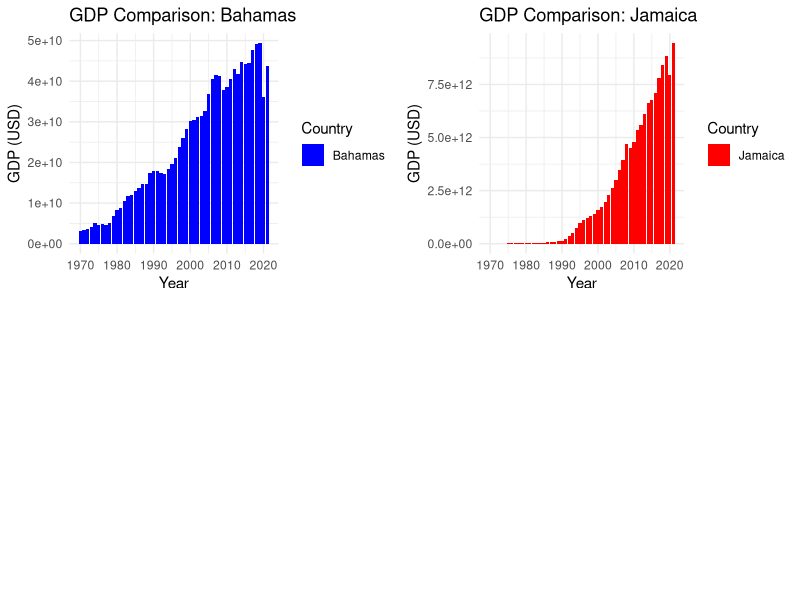
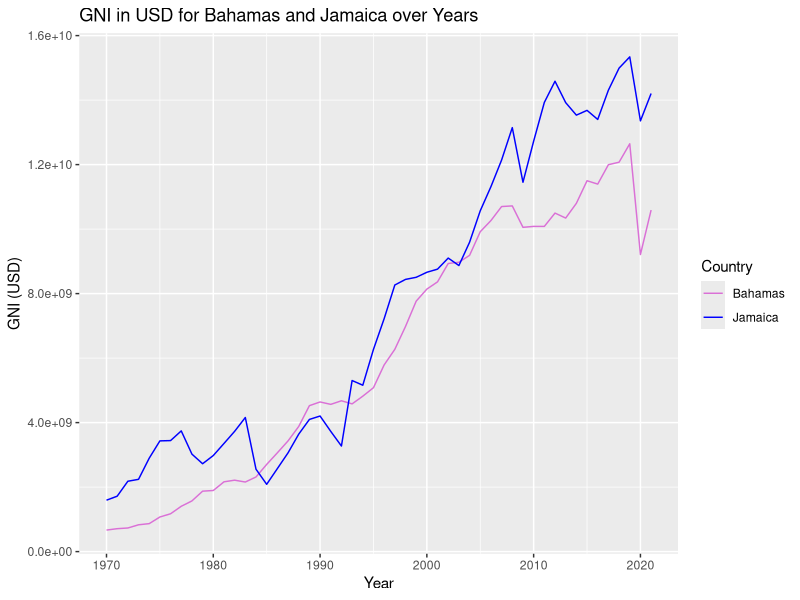
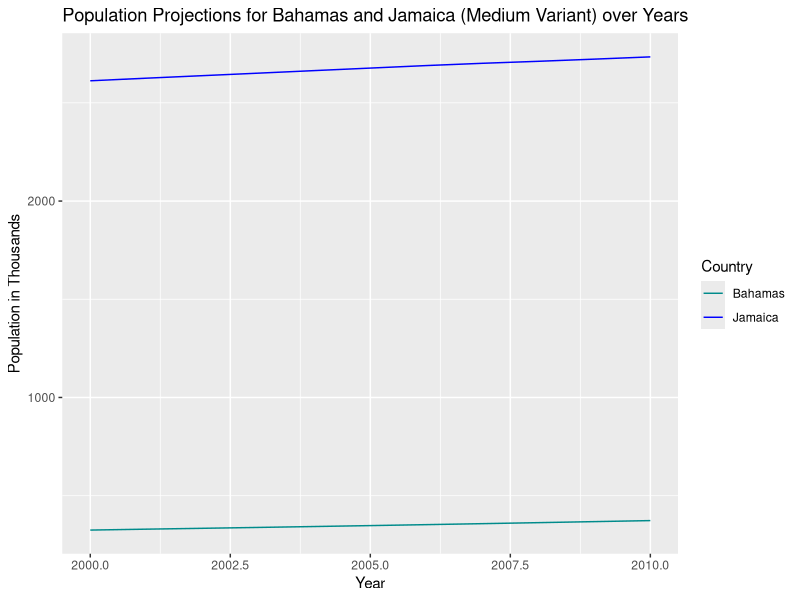
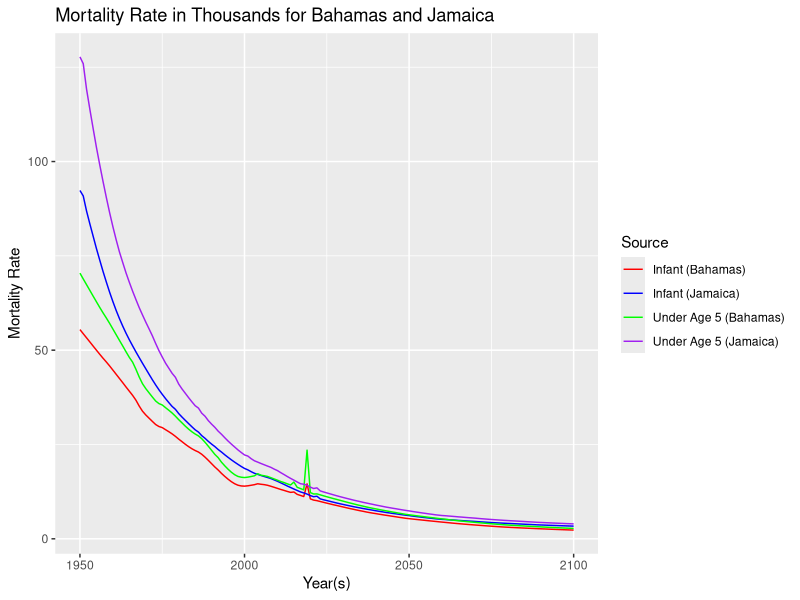

These figures' R source, in order:
library(ggplot2)
library(dplyr)
library(gridExtra)
gdp_b<-read.csv("data/gdp.csv")
gdp_j<-read.csv("data/ja_gdp.csv")
gni_b<-read.csv("data/GNI_USD.csv")
gni_j<-read.csv("data/ja_gni.csv")
pop_b<-read.csv("data/total_population_thousands.csv")
pop_j<-read.csv("data/ja_pop.csv")
infant_b<-read.csv("data/infant_mortality_rate_thousands.csv")
infant_j<-read.csv("data/ja_infant.csv")
under5_b<-read.csv("data/under5_mortality_rate_thousands.csv")
under5_j<-read.csv("data/ja_under5.csv")

### gdp
gdp_b <- gdp_b %>% mutate(Country = "Bahamas")
gdp_j <- gdp_j %>% mutate(Country = "Jamaica")

# Create bar charts for Bahamas and Jamaica
plot_bahamas <- ggplot(gdp_b, aes(x = Year, y = Value, fill = Country)) +
  geom_bar(stat = "identity") +
  labs(title = "GDP Comparison: Bahamas",
       x = "Year", y = "GDP (USD)") +
  scale_fill_manual(values = c("Bahamas" = "blue")) +
  theme_minimal()

plot_Jamaica <- ggplot(gdp_j, aes(x = Year, y = Value, fill = Country)) +
  geom_bar(stat = "identity") +
  labs(title = "GDP Comparison: Jamaica",
       x = "Year", y = "GDP (USD)") +
  scale_fill_manual(values = c("Jamaica" = "red")) +
  theme_minimal()

# Set custom height and width for the plots
plot_height <- 5
plot_width <- 8

# Arrange the plots side by side with custom height and width
gdp_bj <- grid.arrange(plot_bahamas, plot_Jamaica, ncol = 2, heights = c(plot_height, plot_height), widths = c(plot_width, plot_width))

# Display the combined plot
print(gdp_bj)

# Define a function to generate and return the combined GDP plot
generateCombinedGDPPlot_j <- function() {
  # Arrange the plots side by side with custom height and width
  gdp_bj <- grid.arrange(plot_bahamas, plot_Jamaica, ncol = 2, heights = c(plot_height, plot_height), widths = c(plot_width, plot_width))
  
  # Return the combined plot
  return(gdp_bj)
}




###### gni
# Combine the datasets
combined_gni <- rbind(gni_b %>% mutate(Country = "Bahamas"),
                      gni_j %>% mutate(Country = "Jamaica"))

# Create a GNI comparison plot
gni_plot_bj <- ggplot(data = combined_gni, aes(x = Year, y = Value, color = Country)) +
  geom_line() +
  labs(title = "GNI in USD for Bahamas and Jamaica over Years",
       x = "Year", y = "GNI (USD)") +
  scale_color_manual(values = c("Bahamas" = "#DA70D6", "Jamaica" = "blue"))

# Display the GNI comparison plot
print(gni_plot_bj)


####### population
pop_b <- pop_b %>% 
  filter(Year.s. >= 2000, Year.s. <= 2010, Variant == "Medium") %>%
  select(Year.s., Value) %>%
  mutate(Country = "Bahamas")

pop_j <- pop_j %>%
  filter(Year.s. >= 2000, Year.s. <= 2010, Variant == "Medium") %>%
  select(Year.s., Value) %>%
  mutate(Country = "Jamaica")

# Combine the datasets
combined_pop <- rbind(pop_b, pop_j)

# Create a population projection comparison plot
population_plot_bj <- ggplot(combined_pop, aes(x = Year.s., y = Value, color = Country)) +
  geom_line() +
  labs(title = "Population Projections for Bahamas and Jamaica (Medium Variant) over Years",
       x = "Year", y = "Population in Thousands") +
  scale_color_manual(values = c("Bahamas" = "cyan4", "Jamaica" = "blue"))

# Display the population projection comparison plot
print(population_plot_bj)


###### Infant / under 5 mortality
# Combine the data frames row-wise
# Add a new column to identify the source of each row
infant_b$Source <- "Infant (Bahamas)"
infant_j$Source <- "Infant (Jamaica)"
under5_b$Source <- "Under Age 5 (Bahamas)"
under5_j$Source <- "Under Age 5 (Jamaica)"

combined_data <- rbind(infant_b, infant_j, under5_b, under5_j)
combined_data <- na.omit(combined_data)

# Create a plot using the combined data with four distinct colors
mortality_plot_bj <- ggplot(combined_data, aes(x = Year.s., y = Value, color = Source)) +
  geom_line() +
  labs(title = "Mortality Rate in Thousands for Bahamas and Jamaica",
       x = "Year(s)", y = "Mortality Rate") +
  scale_color_manual(values = c("Infant (Bahamas)" = "red", 
                                "Infant (Jamaica)" = "blue", 
                                "Under Age 5 (Bahamas)" = "green", 
                                "Under Age 5 (Jamaica)" = "purple"))

# Display the mortality rate comparison plot
print(mortality_plot_bj)